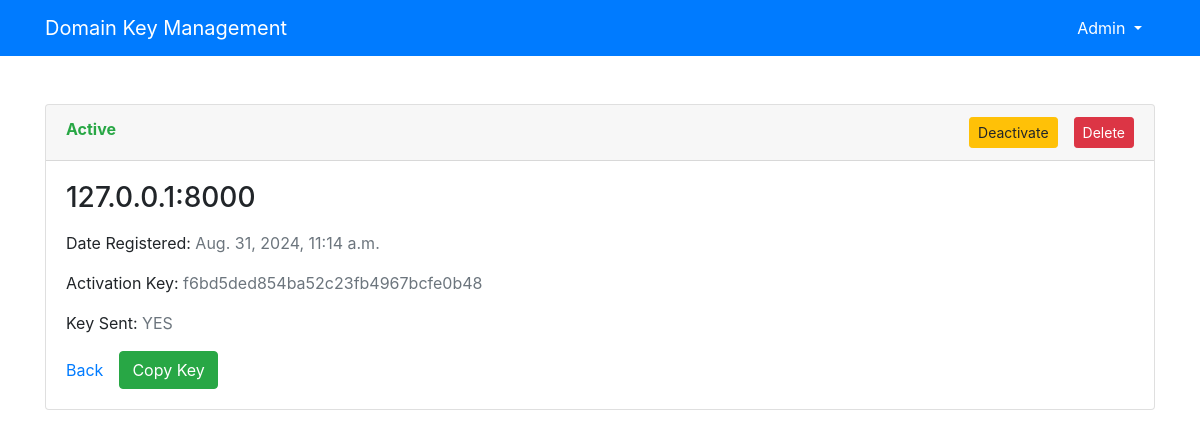
The page /domain/d0910a1d41df445e86ff258d11c8013c/ (signed in) on the database its author committed.
### licensor/models.py (models this page shows, shortened)
class License(models.Model):
    activation_key = models.CharField(max_length=64, unique=True)
    secret_key = models.CharField(max_length=300, unique=True, editable=False)
    domain = models.CharField(max_length=255, unique=True)
    is_active = models.BooleanField(default=True)
    key_sent = models.BooleanField(default= False)
    created_at = models.DateTimeField(auto_now_add=True)
    updated_at = models.DateTimeField(auto_now=True)
    id = models.UUIDField(default=uuid.uuid4, editable=False, primary_key=True, unique=True)

### licensor/views.py (the view)
# urls.py: path("domain/<str:id>/", views.domain_view, name='domain'),
@login_required(login_url="/login/")
def domain_view(request, id):
    if request.method == "GET":
        action = request.GET.get("domain", "")
        license = License.objects.get(id=id)
        if action == "deactivate":
            license.is_active = False
        elif action == "activate":
            license.is_active = True
        elif action == "delete":
            license.delete()
            return HttpResponseRedirect("/")
        license.save()
        return render(request, "edit.html", {"license": license})

### licensor/templates/edit.html (shortened to what this page needs)
{% extends "base.html" %}
{% block content %}
    <div class="container">
        <div class="card">
            <div class="card-header">
                <div class="d-flex justify-content-between">
                    <div class='font-weight-bold'>{% if license.is_active %} <span class="text-success">Active</span> {% else %} <span class="text-danger">Inactive</span> {% endif %}</div>
                        <div class="d-flex">
                            {% if license.is_active %}
                            <a href="{% url "domain" license.id %}?domain=deactivate" class="btn btn-warning btn-sm mr-3">Deactivate</a>
                            {% else %}
                            <a href="{% url "domain" license.id %}?domain=activate" class="btn btn-success btn-sm mr-3">Activate</a>
                            {% endif %}
                            <button type="button" class="btn btn-danger btn-sm" data-toggle="modal" data-target="#exampleModal">
                                Delete
                            </button>
                        </div>
                </div>
            </div>
            <div class="card-body">
              <h3 class="card-title mb-3">{{license.domain}}</h3>
              <p class="card-text">Date Registered: <span class="text-muted">{{license.created_at}}</span> </p>
              <p class="card-text">Activation Key: <span class="text-muted" id="text-to-copy">{{license.activation_key}}</span></p>
              <p class="card-text">Key Sent: <span class="text-muted" id="text-to-copy">{% if license.key_sent %}YES {% else %} NO{% endif %}</span></p>
              <div class="d-flex align-items-center">
                  <a href="{% url "home" %}" class="mr-3">Back</a>
                  <button class="btn btn-success btn-sn" id="copy-button">Copy Key</button>
              </div>
            </div>
        </div>
    </div>
{% endblock content %}

### licensor/templates/base.html (shortened to what this page needs)
{% load static %}
<!doctype html>
<html lang="en">
  <head>
    <link rel="stylesheet" href="https://cdn.jsdelivr.net/npm/bootstrap@4.6.2/dist/css/bootstrap.min.css">
    <link rel="stylesheet" href="https://cdnjs.cloudflare.com/ajax/libs/font-awesome/6.5.2/css/all.min.css" />
    <link rel="stylesheet" href="{% static "index.css" %}">
  </head>
  <body>
    <nav class="navbar navbar-expand-lg  navbar-dark bg-primary mb-5">
        <div class="container">
            <a class="navbar-brand" href="#">Domain Key Management</a>
            <div class="collapse navbar-collapse" id="navbarNav">
              <ul class="navbar-nav ml-auto">
                {% if user.is_authenticated %}
                    <li class="nav-item active">
                        <div class="dropdown">
                          <button class="btn btn-primary dropdown-toggle" type="button" data-toggle="dropdown" aria-expanded="false">
                            {{user.username|title}}
                          </button>
                        </div>
                    </li>
                {% endif %}
              </ul>
            </div>
        </div>
      </nav>
     {% block content %}
     {% endblock content %}
  </body>
</html>

### rows shown on the page
License: domain "127.0.0.1:8000", created_at "Aug. 31, 2024, 11:14 a.m.", activation_key "f6bd5ded854ba52c23fb4967bcfe0b48"

### other values the page prints
{{ user.username|title }} "Admin"
